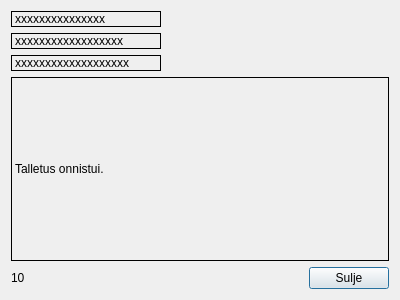
<?xml version="1.0" encoding="UTF-8"?>
<ui version="4.0">
 <class>withdraw_done</class>
 <widget class="QDialog" name="withdraw_done">
  <property name="geometry">
   <rect>
    <x>0</x>
    <y>0</y>
    <width>400</width>
    <height>300</height>
   </rect>
  </property>
  <property name="windowTitle">
   <string>Dialog</string>
  </property>
  <layout class="QVBoxLayout" name="verticalLayout_2" stretch="0,1,0">
   <item>
    <layout class="QVBoxLayout" name="verticalLayout">
     <item>
      <widget class="QLabel" name="user_name">
       <property name="maximumSize">
        <size>
         <width>150</width>
         <height>20</height>
        </size>
       </property>
       <property name="frameShape">
        <enum>QFrame::Box</enum>
       </property>
       <property name="text">
        <string>xxxxxxxxxxxxxxx</string>
       </property>
      </widget>
     </item>
     <item>
      <widget class="QLabel" name="accoun_num">
       <property name="maximumSize">
        <size>
         <width>150</width>
         <height>20</height>
        </size>
       </property>
       <property name="frameShape">
        <enum>QFrame::Box</enum>
       </property>
       <property name="text">
        <string>xxxxxxxxxxxxxxxxxx</string>
       </property>
      </widget>
     </item>
     <item>
      <widget class="QLabel" name="balance">
       <property name="maximumSize">
        <size>
         <width>150</width>
         <height>20</height>
        </size>
       </property>
       <property name="frameShape">
        <enum>QFrame::Box</enum>
       </property>
       <property name="text">
        <string>xxxxxxxxxxxxxxxxxxx</string>
       </property>
      </widget>
     </item>
    </layout>
   </item>
   <item>
    <widget class="QLabel" name="label">
     <property name="frameShape">
      <enum>QFrame::Box</enum>
     </property>
     <property name="text">
      <string>Talletus onnistui.</string>
     </property>
    </widget>
   </item>
   <item>
    <layout class="QHBoxLayout" name="horizontalLayout">
     <item>
      <widget class="QLabel" name="time">
       <property name="text">
        <string>10</string>
       </property>
      </widget>
     </item>
     <item>
      <spacer name="horizontalSpacer">
       <property name="orientation">
        <enum>Qt::Horizontal</enum>
       </property>
       <property name="sizeHint" stdset="0">
        <size>
         <width>40</width>
         <height>20</height>
        </size>
       </property>
      </spacer>
     </item>
     <item>
      <widget class="QPushButton" name="pushButton">
       <property name="text">
        <string>Sulje</string>
       </property>
      </widget>
     </item>
    </layout>
   </item>
  </layout>
 </widget>
 <resources/>
 <connections/>
</ui>
